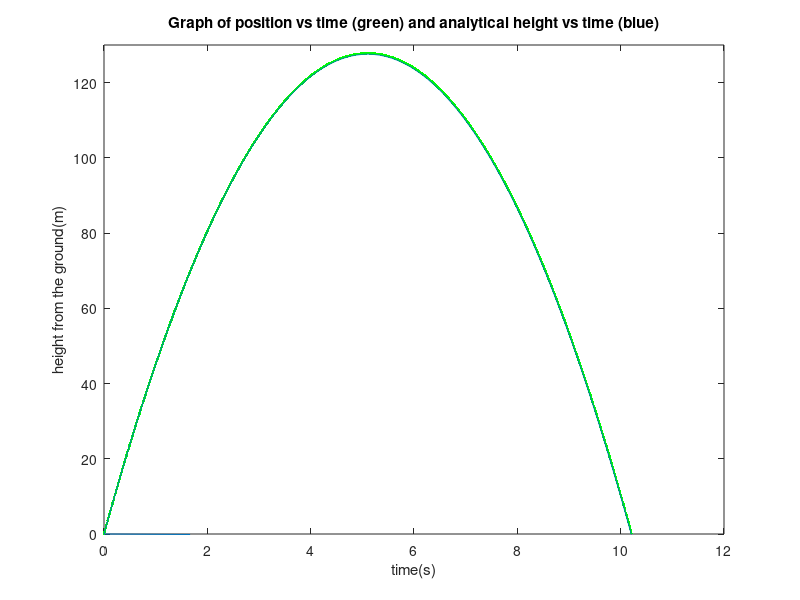
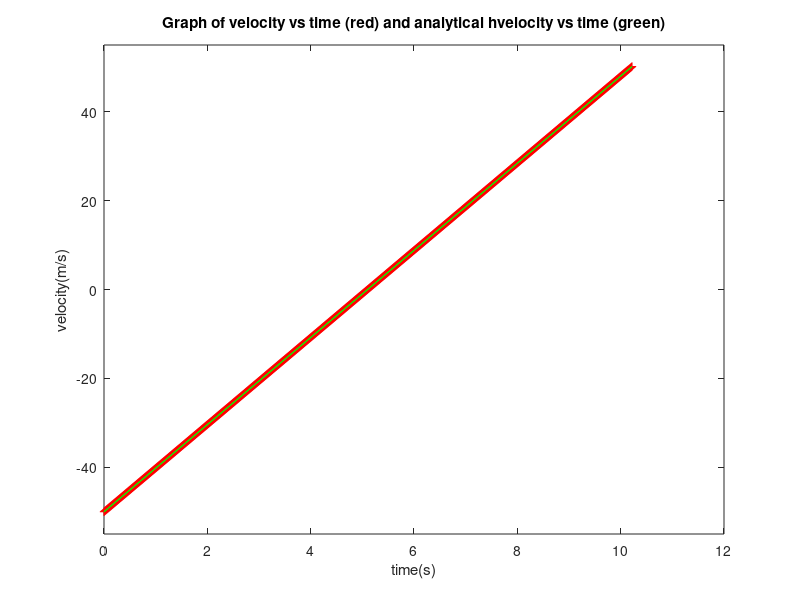

Write MATLAB code to recreate these figures, in order.
% Freefall motion of a ball under gravity (no drag/buoyant force)

clc;
clear;
clear all;
close all;

% Necessary variables

t_start = 0;                        % Starting time of the simulation
t_end = 15;                         % End time of the simulation
dt = 0.01;                          % Step size for the simulation
g = 9.8;                            % Value of gravitational acceleration 'g' (assumed constant)
num_points = (t_end - t_start)/dt;  % Total number of points for the simulation
T = zeros(num_points,1);            % Time array
H = zeros(num_points,1);            % Position of the ball
V = zeros(num_points,1);            % Velocity of the ball
V(1)=-50;                           % Initial height of 100m

% Simulation loop

for step=1:num_points-1
        H(step+1) = H(step) - V(step)*dt;
        V(step+1) = V(step) + g*dt;
        T(step+1) = T(step) + dt;
        if(H(step+1) < 0)
            break;
        end
end

H(step+1) = 2*H(step) - H(step-1);
V(step+1) = 2*V(step) - V(step-1);
H(step+2:num_points) = 0;
V(step+2:num_points) = 0;
% Analytical solution for the problem

analytic_height=-1*(V(1)*T+0.5*g*T.^2);
analytic_velocity = V(1)+g*T;

% Graph plotting

plot(T(1:step+1),H(1:step+1),'g.',T,analytic_height);
ylim([0 130]);
xlim([0 12]);
title("Graph of position vs time (green) and analytical height vs time (blue)");
xlabel("time(s)");
ylabel("height from the ground(m)");
figure();
plot(T(1:step+1),V(1:step+1),'r+',T,analytic_velocity,'g');
ylim([-55 55]);
xlim([0 12]);
title("Graph of velocity vs time (red) and analytical hvelocity vs time (green)");
xlabel("time(s)");
ylabel("velocity(m/s)");